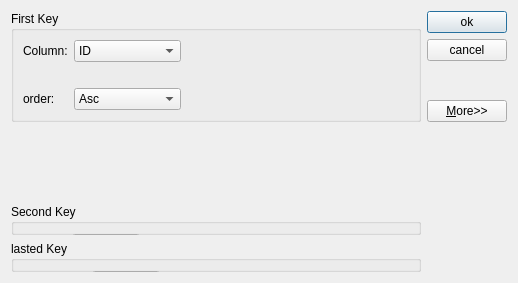
<?xml version="1.0" encoding="UTF-8"?>
<ui version="4.0">
 <class>MoreDialog</class>
 <widget class="QDialog" name="MoreDialog">
  <property name="geometry">
   <rect>
    <x>0</x>
    <y>0</y>
    <width>518</width>
    <height>283</height>
   </rect>
  </property>
  <property name="windowTitle">
   <string>Dialog</string>
  </property>
  <layout class="QGridLayout" name="gridLayout_2">
   <item row="0" column="0">
    <widget class="QGroupBox" name="groupBox">
     <property name="title">
      <string>First Key</string>
     </property>
     <layout class="QGridLayout" name="gridLayout">
      <item row="0" column="0">
       <widget class="QLabel" name="label">
        <property name="text">
         <string>Column:</string>
        </property>
        <property name="buddy">
         <cstring>comboBox</cstring>
        </property>
       </widget>
      </item>
      <item row="0" column="1">
       <widget class="QComboBox" name="comboBox">
        <item>
         <property name="text">
          <string>ID</string>
         </property>
        </item>
        <item>
         <property name="text">
          <string>UPDATETIME</string>
         </property>
        </item>
        <item>
         <property name="text">
          <string>CREATETIME</string>
         </property>
        </item>
       </widget>
      </item>
      <item row="1" column="2">
       <spacer name="horizontalSpacer">
        <property name="orientation">
         <enum>Qt::Horizontal</enum>
        </property>
        <property name="sizeHint" stdset="0">
         <size>
          <width>40</width>
          <height>20</height>
         </size>
        </property>
       </spacer>
      </item>
      <item row="2" column="0">
       <widget class="QLabel" name="label_2">
        <property name="text">
         <string>order:</string>
        </property>
        <property name="buddy">
         <cstring>comboBox_2</cstring>
        </property>
       </widget>
      </item>
      <item row="2" column="1">
       <widget class="QComboBox" name="comboBox_2">
        <item>
         <property name="text">
          <string>Asc</string>
         </property>
        </item>
        <item>
         <property name="text">
          <string>Desc</string>
         </property>
        </item>
       </widget>
      </item>
     </layout>
    </widget>
   </item>
   <item row="0" column="1">
    <layout class="QVBoxLayout" name="verticalLayout">
     <item>
      <widget class="QPushButton" name="okButton">
       <property name="text">
        <string>ok</string>
       </property>
       <property name="default">
        <bool>true</bool>
       </property>
      </widget>
     </item>
     <item>
      <widget class="QPushButton" name="cancelButton">
       <property name="text">
        <string>cancel</string>
       </property>
      </widget>
     </item>
     <item>
      <spacer name="verticalSpacer">
       <property name="orientation">
        <enum>Qt::Vertical</enum>
       </property>
       <property name="sizeHint" stdset="0">
        <size>
         <width>20</width>
         <height>40</height>
        </size>
       </property>
      </spacer>
     </item>
     <item>
      <widget class="QPushButton" name="moreButton">
       <property name="text">
        <string>&amp;More&gt;&gt;</string>
       </property>
       <property name="checkable">
        <bool>true</bool>
       </property>
      </widget>
     </item>
    </layout>
   </item>
   <item row="1" column="0">
    <spacer name="verticalSpacer_2">
     <property name="orientation">
      <enum>Qt::Vertical</enum>
     </property>
     <property name="sizeHint" stdset="0">
      <size>
       <width>20</width>
       <height>112</height>
      </size>
     </property>
    </spacer>
   </item>
   <item row="2" column="0">
    <widget class="QGroupBox" name="groupBox_2">
     <property name="title">
      <string>Second Key</string>
     </property>
     <widget class="QWidget" name="layoutWidget">
      <property name="geometry">
       <rect>
        <x>10</x>
        <y>30</y>
        <width>119</width>
        <height>22</height>
       </rect>
      </property>
      <layout class="QHBoxLayout" name="horizontalLayout_3">
       <item>
        <widget class="QLabel" name="label_3">
         <property name="text">
          <string>Column:</string>
         </property>
         <property name="buddy">
          <cstring>comboBox</cstring>
         </property>
        </widget>
       </item>
       <item>
        <widget class="QComboBox" name="comboBox_3">
         <item>
          <property name="text">
           <string>ID</string>
          </property>
         </item>
         <item>
          <property name="text">
           <string>CREATETIME</string>
          </property>
         </item>
         <item>
          <property name="text">
           <string>UPDATETIME</string>
          </property>
         </item>
        </widget>
       </item>
      </layout>
     </widget>
     <widget class="QWidget" name="layoutWidget_2">
      <property name="geometry">
       <rect>
        <x>10</x>
        <y>110</y>
        <width>113</width>
        <height>22</height>
       </rect>
      </property>
      <layout class="QHBoxLayout" name="horizontalLayout_4">
       <item>
        <widget class="QLabel" name="label_4">
         <property name="text">
          <string>order:</string>
         </property>
         <property name="buddy">
          <cstring>comboBox_2</cstring>
         </property>
        </widget>
       </item>
       <item>
        <widget class="QComboBox" name="comboBox_4">
         <item>
          <property name="text">
           <string>ASC</string>
          </property>
         </item>
         <item>
          <property name="text">
           <string>DESC</string>
          </property>
         </item>
        </widget>
       </item>
      </layout>
     </widget>
    </widget>
   </item>
   <item row="3" column="0">
    <widget class="QGroupBox" name="groupBox_3">
     <property name="title">
      <string>lasted Key</string>
     </property>
     <widget class="QWidget" name="layoutWidget_4">
      <property name="geometry">
       <rect>
        <x>30</x>
        <y>110</y>
        <width>113</width>
        <height>22</height>
       </rect>
      </property>
      <layout class="QHBoxLayout" name="horizontalLayout_6">
       <item>
        <widget class="QLabel" name="label_6">
         <property name="text">
          <string>order:</string>
         </property>
         <property name="buddy">
          <cstring>comboBox_2</cstring>
         </property>
        </widget>
       </item>
       <item>
        <widget class="QComboBox" name="comboBox_6">
         <item>
          <property name="text">
           <string>ASC</string>
          </property>
         </item>
         <item>
          <property name="text">
           <string>DESC</string>
          </property>
         </item>
        </widget>
       </item>
      </layout>
     </widget>
     <widget class="QWidget" name="">
      <property name="geometry">
       <rect>
        <x>30</x>
        <y>30</y>
        <width>119</width>
        <height>22</height>
       </rect>
      </property>
      <layout class="QHBoxLayout" name="horizontalLayout_5">
       <item>
        <widget class="QLabel" name="label_5">
         <property name="text">
          <string>Column:</string>
         </property>
         <property name="buddy">
          <cstring>comboBox</cstring>
         </property>
        </widget>
       </item>
       <item>
        <widget class="QComboBox" name="comboBox_5">
         <item>
          <property name="text">
           <string>ID</string>
          </property>
         </item>
         <item>
          <property name="text">
           <string>CREATETIME</string>
          </property>
         </item>
         <item>
          <property name="text">
           <string>UPDATETIME</string>
          </property>
         </item>
        </widget>
       </item>
      </layout>
     </widget>
    </widget>
   </item>
  </layout>
 </widget>
 <resources/>
 <connections/>
</ui>
